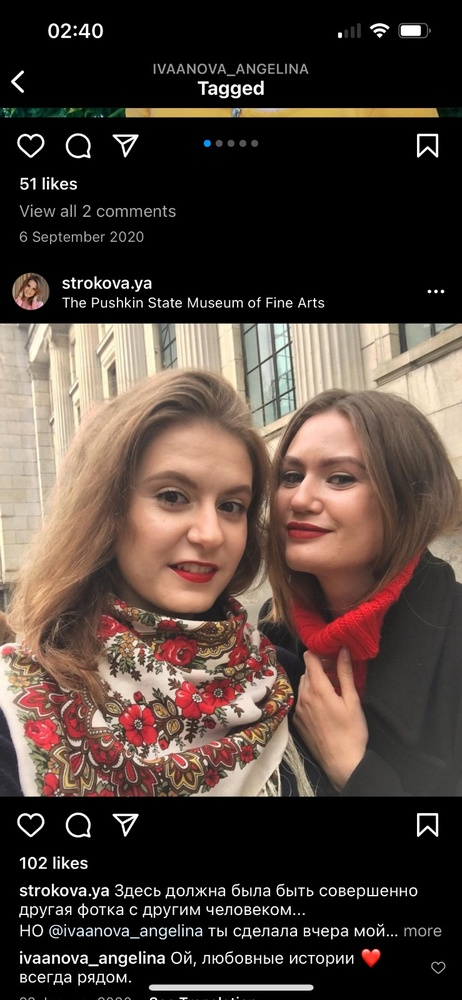
#> input picture malicious/face_detection/image3.jpeg, 462 x 1000 px, shrunk from 739 x 1600 before the run
$ python editor.py image3.jpeg
#> lines starting #> are read from the running program, lines starting #| are printed output that depends on the picture
#!/usr/bin/env python3
import cv2
import sys

image = cv2.imread(sys.argv[1])
#> image is the input picture: shape (1000, 462, 3); mean B, G, R 56.9, 64.4, 78.3
gray_image = cv2.cvtColor(image, cv2.COLOR_BGR2GRAY)
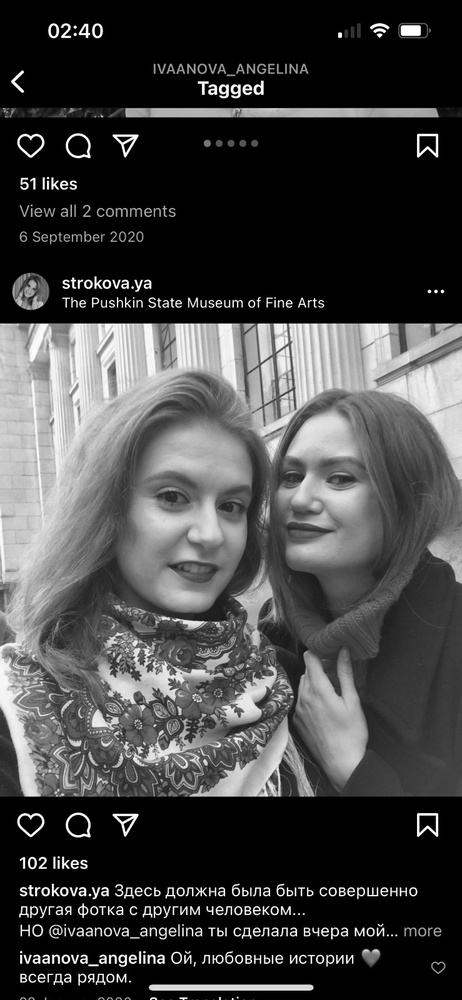
#> gray_image: shape (1000, 462); min 0, max 255, mean 67.7
blurred_image = cv2.GaussianBlur(image, (9, 9), 0)
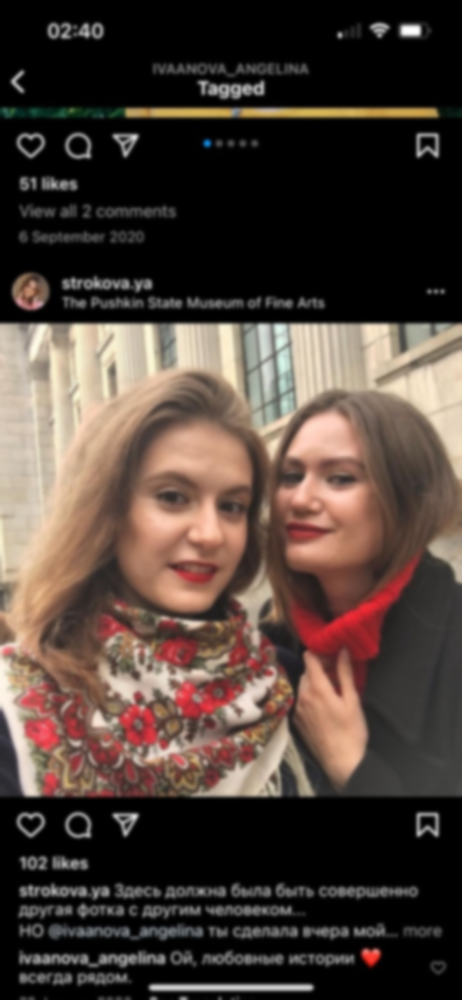
#> blurred_image: shape (1000, 462, 3); mean B, G, R 56.9, 64.4, 78.3
canny = cv2.Canny(image, 50, 150)
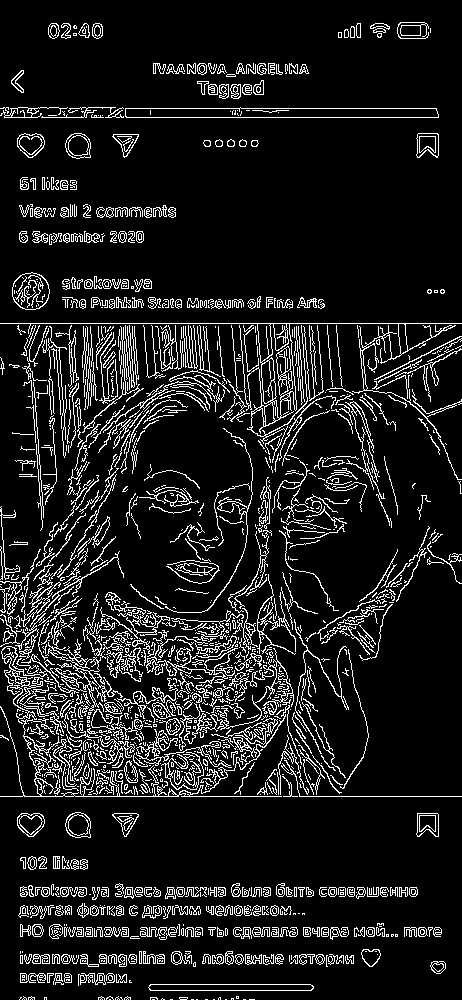
#> canny: shape (1000, 462); 11% white in thin lines or dots
# canny2 =


def show_format():
    (h, w, c) = image.shape[:3]

    print("width: {} pixels".format(image.shape[1]))
    print("height: {} pixels".format(image.shape[0]))
    print("channels: {} pixels".format(image.shape[2]))


def show_image(img):
    cv2.imshow("Image", img)
    cv2.waitKey(0)


show_image(canny)
